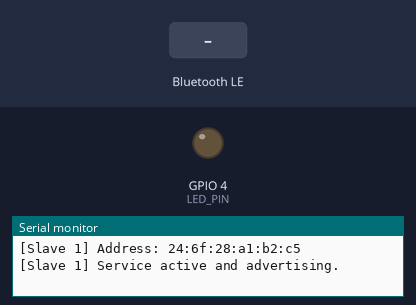
A sketch run on a simulated ESP32. Shown: output pins drawn as LEDs (lit = HIGH), the last lines printed to the serial monitor. The test bench sets the inputs (shaded band). Nothing arrives over Bluetooth unless stated; a phone connects over Bluetooth LE 3 s after start.

Above: at 1.2 s.
1.3 s: Bluetooth LE write "1" received
At 2.5 s:
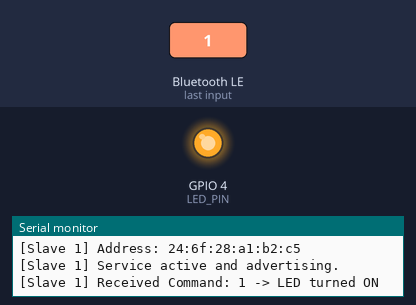
2.8 s: Bluetooth LE write "0" received
At 3.7 s:
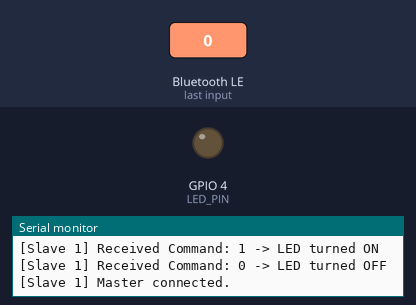
Timing chart, 0 to 5.8 s (numbered marks = the images above; inputs shaded):
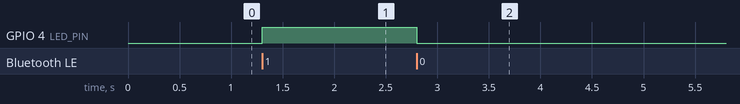

The sketch:

slave1.ino
```cpp
#include <Arduino.h>
#include <BLEDevice.h>
#include <BLEUtils.h>
#include <BLEServer.h>

// Hardware Pin Configuration
const uint8_t LED_PIN = 4;

// Slave 1 BLE Identifiers
#define SERVICE_UUID        "2b92513e-afed-40ac-afa6-e54c63acdceb"
#define CHARACTERISTIC_UUID "ea3d7c32-0013-4447-8f7b-47b959b5cddc"

class ServerCallbacks : public BLEServerCallbacks {
  void onConnect(BLEServer *pServer) {
    Serial.println("[Slave 1] Master connected.");
  }

  void onDisconnect(BLEServer *pServer) {
    Serial.println("[Slave 1] Master disconnected. Resuming advertising...");
    BLEDevice::startAdvertising();
  }
};

class CharacteristicCallbacks : public BLECharacteristicCallbacks {
  void onWrite(BLECharacteristic *pCharacteristic) {
    String value = pCharacteristic->getValue();
    if (value.length() > 0) {
      char cmd = value[0];
      Serial.printf("[Slave 1] Received Command: %c -> ", cmd);
      if (cmd == '1') {
        digitalWrite(LED_PIN, HIGH);
        Serial.println("LED turned ON");
      } else {
        digitalWrite(LED_PIN, LOW);
        Serial.println("LED turned OFF");
      }
    }
  }
};

void setup() {
  Serial.begin(115200);
  pinMode(LED_PIN, OUTPUT);
  digitalWrite(LED_PIN, LOW);

  BLEDevice::init("BCA188-Slave-1");
  Serial.print("[Slave 1] Address: ");
  Serial.println(BLEDevice::getAddress().toString().c_str());

  BLEServer *pServer = BLEDevice::createServer();
  pServer->setCallbacks(new ServerCallbacks());

  BLEService *pService = pServer->createService(SERVICE_UUID);
  BLECharacteristic *pCharacteristic = pService->createCharacteristic(
      CHARACTERISTIC_UUID,
      BLECharacteristic::PROPERTY_READ | BLECharacteristic::PROPERTY_WRITE
  );
  pCharacteristic->setCallbacks(new CharacteristicCallbacks());
  pService->start();

  BLEAdvertising *pAdvertising = BLEDevice::getAdvertising();
  pAdvertising->addServiceUUID(SERVICE_UUID);
  pAdvertising->setScanResponse(true);
  pAdvertising->setMinPreferred(0x06);
  pAdvertising->setMaxPreferred(0x12);
  BLEDevice::startAdvertising();

  Serial.println("[Slave 1] Service active and advertising.");
}

void loop() {
  delay(1000);
}
```

Measured:
- after the input at 1.3 s, GPIO 4 (LED_PIN): LOW → HIGH at once
- after the input at 2.8 s, GPIO 4 (LED_PIN): HIGH → LOW at once
